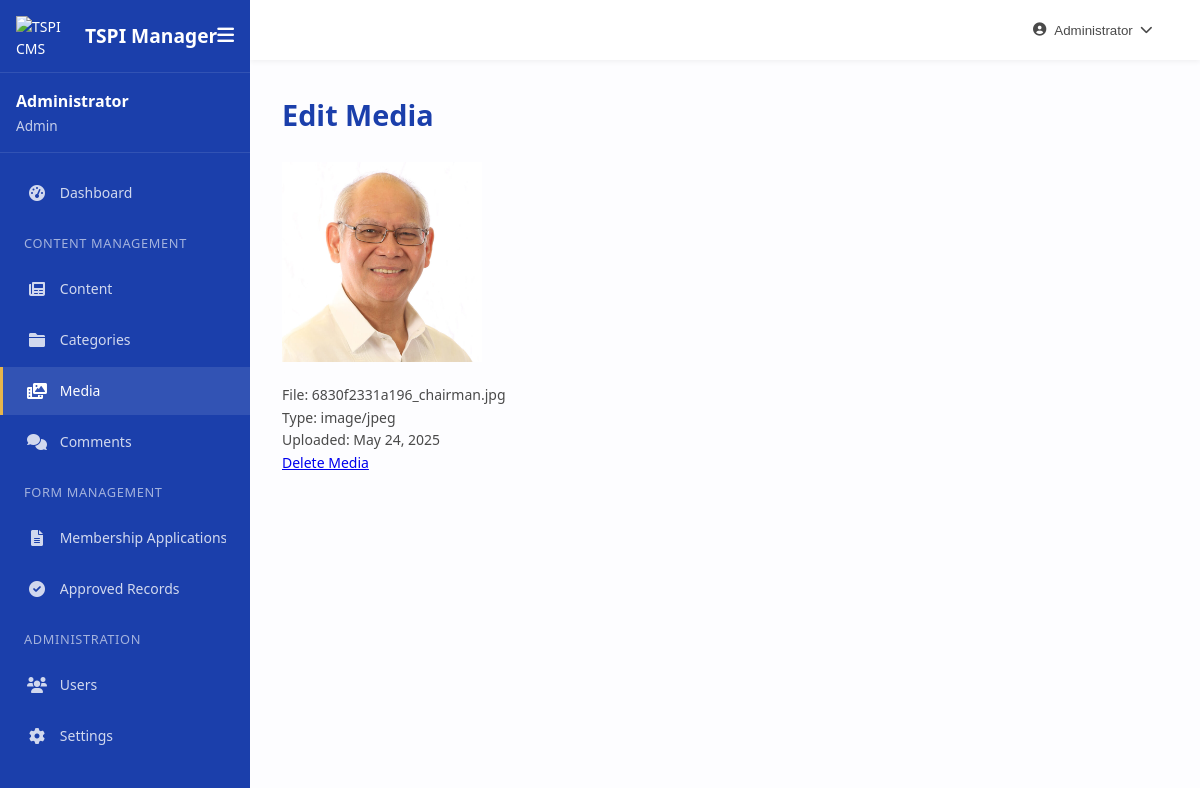
The page /admin/edit-media.php?id=13 (signed in) on the database its author committed.
### tables this page shows
CREATE TABLE `media` (
  `id` int(11) NOT NULL,
  `file_path` varchar(255) NOT NULL,
  `mime_type` varchar(100) NOT NULL,
  `uploaded_by` int(11) NOT NULL,
  `uploaded_at` datetime DEFAULT current_timestamp()
);

### includes/admin_auth.php (called while the page is built, shortened)
<?php
function get_admin_user() {
    global $pdo;
    if (isset($_SESSION['admin_id'])) {
        $stmt = $pdo->prepare("SELECT * FROM administrators WHERE id = ?");
        $stmt->execute([$_SESSION['admin_id']]);
        return $stmt->fetch();
    }
    return null;
}

### includes/config.php (called while the page is built, shortened)
<?php
try {
    $pdo = new PDO(
        "mysql:host=" . DB_HOST . ";port=" . DB_PORT . ";dbname=" . DB_NAME . ";charset=utf8mb4",
        DB_USER,
        DB_PASS,
        [
            PDO::ATTR_ERRMODE => PDO::ERRMODE_EXCEPTION,
            PDO::ATTR_DEFAULT_FETCH_MODE => PDO::FETCH_ASSOC,
            PDO::ATTR_EMULATE_PREPARES => false
        ]
    );
} catch (PDOException $e) {
    die("Database connection failed: " . $e->getMessage());
}
function sanitize($input) {
    return htmlspecialchars($input, ENT_QUOTES, 'UTF-8');
}
require_once __DIR__ . '/admin_auth.php';

### admin/edit-media.php (the view, shortened to what this page needs)
<?php
$body_class = "admin-edit-media-page";
require_once '../includes/config.php';
$id = $_GET['id'] ?? null;
$stmt = $pdo->prepare("SELECT * FROM media WHERE id = ?");
$stmt->execute([$id]);
$media = $stmt->fetch();
?>
<!DOCTYPE html>
<html lang="en">
<head>
    <link rel="stylesheet" href="https://cdnjs.cloudflare.com/ajax/libs/font-awesome/6.0.0/css/all.min.css">
    <link rel="stylesheet" href="../assets/css/admin.css">
</head>
<body class="<?php echo $body_class; ?>">
    <div class="admin-container">
        <?php include 'includes/sidebar.php'; ?>
        <main class="admin-main">
            <?php include 'includes/header.php'; ?>
            <div class="dashboard-container">
                <h1>Edit Media</h1>
                <div class="media-preview">
                    <?php if (strpos($media['mime_type'], 'image/') === 0): ?>
                        <img src="<?php echo SITE_URL . '/' . $media['file_path']; ?>" alt="" style="max-width:200px; margin-bottom:1rem;">
                    <?php endif; ?>
                    <p>File: <?php echo basename($media['file_path']); ?></p>
                    <p>Type: <?php echo $media['mime_type']; ?></p>
                    <p>Uploaded: <?php echo date('M j, Y', strtotime($media['uploaded_at'])); ?></p>
                </div>
                <a href="edit-media.php?id=<?php echo $media['id']; ?>&action=delete" class="btn btn-danger delete-btn" data-confirm="Delete this media?">Delete Media</a>
            </div>
        </main>
    </div>
</body>
</html>

### admin/includes/sidebar.php
<?php
$current_admin = get_admin_user();
$current_page = basename($_SERVER['PHP_SELF']);
$user_role = $current_admin ? $current_admin['role'] : '';
?>
<aside class="admin-sidebar">
    <div class="sidebar-logo">
        <a href="<?php echo in_array($user_role, ['insurance_officer', 'loan_officer']) ? 'applications.php' : 'index.php'; ?>">
            <img src="<?php echo SITE_URL; ?>/src/assets/favicon.png" alt="TSPI CMS Logo">
            <span>TSPI Manager</span>
        </a>
        <button class="sidebar-toggle" id="sidebarToggle">
            <i class="fas fa-bars"></i>
        </button>
    </div>
    <div class="sidebar-user">
        <div class="user-info">
            <span class="user-name"><?php echo $current_admin ? sanitize($current_admin['name']) : 'Guest'; ?></span>
            <span class="user-role"><?php echo $current_admin ? ucfirst(sanitize($current_admin['role'])) : ''; ?></span>
        </div>
    </div>
    <nav class="sidebar-nav">
        <ul>
            <?php if (!in_array($user_role, ['insurance_officer', 'loan_officer'])): ?>
            <li class="<?php echo $current_page === 'index.php' ? 'active' : ''; ?>">
                <a href="index.php"><i class="fas fa-tachometer-alt"></i> <span>Dashboard</span></a>
            </li>
            <?php endif; ?>
            <?php if (in_array($user_role, ['admin', 'moderator', 'secretary'])): ?>
            <li class="nav-header"><span>Content Management</span></li>
            <?php if (in_array($user_role, ['admin', 'moderator', 'secretary'])): ?>
                <li class="<?php echo in_array($current_page, ['content.php', 'add-content.php', 'edit-content.php']) ? 'active' : ''; ?>">
                    <a href="content.php"><i class="fas fa-newspaper"></i> <span>Content</span></a>
                </li>
                <?php if (in_array($user_role, ['admin', 'moderator'])): ?>
                <li class="<?php echo in_array($current_page, ['categories.php', 'add-category.php', 'edit-category.php']) ? 'active' : ''; ?>">
                    <a href="categories.php"><i class="fas fa-folder"></i> <span>Categories</span></a>
                </li>
                <li class="<?php echo in_array($current_page, ['media.php', 'add-media.php', 'edit-media.php']) ? 'active' : ''; ?>">
                    <a href="media.php"><i class="fas fa-photo-video"></i> <span>Media</span></a>
                </li>
                <?php endif; ?>
            <?php endif; ?>
            <?php if (in_array($user_role, ['admin', 'moderator', 'secretary'])): ?>
            <li class="<?php echo in_array($current_page, ['comments.php', 'edit-comment.php']) ? 'active' : ''; ?>">
                <a href="comments.php"><i class="fas fa-comments"></i> <span>Comments</span></a>
            </li>
            <?php endif; ?>
            <?php endif; ?>
            <?php if (in_array($user_role, ['admin', 'moderator', 'insurance_officer', 'loan_officer', 'secretary'])): ?>
                <li class="nav-header"><span>Form Management</span></li>
                <li class="<?php echo ($current_page === 'applications.php') ? 'active' : ''; ?>">
                    <a href="applications.php"><i class="fas fa-file-alt"></i> <span>Membership Applications</span></a>
                </li>
                <li class="<?php echo $current_page === 'approved_records.php' ? 'active' : ''; ?>">
                    <a href="approved_records.php"><i class="fas fa-check-circle"></i> <span>Approved Records</span></a>
                </li>
            <?php endif; ?>
            <?php if ($user_role === 'admin'): ?>
                <li class="nav-header"><span>Administration</span></li>
                <li class="<?php echo in_array($current_page, ['users.php', 'add-user.php', 'edit-user.php']) ? 'active' : ''; ?>">
                    <a href="users.php"><i class="fas fa-users"></i> <span>Users</span></a>
                </li>
                <li class="<?php echo $current_page === 'settings.php' ? 'active' : ''; ?>">
                    <a href="settings.php"><i class="fas fa-cog"></i> <span>Settings</span></a>
                </li>
            <?php endif; ?>
        </ul>
    </nav>
</aside>

### admin/includes/header.php (shortened to what this page needs)
<header class="admin-header">
    <div class="header-right">
        <div class="dropdown">
            <button class="header-user-btn">
                <i class="fas fa-user-circle"></i>
                <span><?php echo $current_admin ? sanitize($current_admin['name']) : 'Guest'; ?></span>
                <i class="fas fa-chevron-down"></i>
            </button>
        </div>
    </div>
</header>

### assets/css/admin.css (style rules this page uses)
:root { --primary-blue: #1B3FAB; --secondary-gold: #e6b54c; --light-blue: #f0f5ff; --lighter-blue: #fdfdff; --dark-navy: #153084; --text-gray: #4a4a4a; --impact-green: #26a69a; --white: #ffffff; --black: #000000; --sidebar-width: 250px; --sidebar-collapsed-width: 70px; --header-height: 60px; --status-draft: #ffc107; --status-published: #28a745; --status-archived: #6c757d; --status-pending: #17a2b8; --status-approved: #28a745; --status-spam: #dc3545; }
* { margin: 0; padding: 0; box-sizing: border-box; }
body { font-family: 'Segoe UI', Tahoma, Geneva, Verdana, sans-serif; line-height: 1.6; color: var(--text-gray); background: var(--lighter-blue); min-height: 100vh; font-size: 14px; }
.admin-container { display: flex; min-height: 100vh; }
.admin-sidebar { width: var(--sidebar-width); background-color: var(--primary-blue); color: var(--white); position: fixed; top: 0; left: 0; height: 100vh; z-index: 1000; transition: width 0.3s, transform 0.3s; overflow-y: auto; }
.sidebar-logo { display: flex; align-items: center; justify-content: space-between; padding: 1rem; border-bottom: 1px solid rgba(255, 255, 255, 0.1); }
.sidebar-logo a { display: flex; align-items: center; text-decoration: none; color: var(--white); transition: opacity 0.3s, visibility 0.3s, width 0.3s, margin-right 0.3s; overflow: hidden; }
.sidebar-logo img { height: 40px; margin-right: 0.8rem; }
.sidebar-logo span { font-weight: 600; font-size: 1.2rem; white-space: nowrap; }
.sidebar-toggle { background: none; border: none; color: var(--white); cursor: pointer; font-size: 1.2rem; }
.sidebar-user { padding: 1rem; border-bottom: 1px solid rgba(255, 255, 255, 0.1); margin-bottom: 1rem; }
.user-info { display: flex; flex-direction: column; }
.user-name { font-weight: 600; font-size: 1rem; white-space: nowrap; overflow: hidden; text-overflow: ellipsis; transition: opacity 0.3s, visibility 0.3s, width 0.3s; }
.user-role { font-size: 0.85rem; color: rgba(255, 255, 255, 0.75); transition: opacity 0.3s, visibility 0.3s, width 0.3s; white-space: nowrap; }
.sidebar-nav ul { list-style: none; padding: 0; margin: 0; }
.nav-header { padding: 0.8rem 1.5rem 0.5rem; color: rgba(255, 255, 255, 0.6); font-size: 0.8rem; text-transform: uppercase; letter-spacing: 0.05em; transition: opacity 0.3s, visibility 0.3s, padding 0.3s, height 0.3s; white-space: nowrap; }
.sidebar-nav li:not(.nav-header) { margin: 0.2rem 0; }
.sidebar-nav a { display: flex; align-items: center; padding: 0.8rem 1.5rem; color: rgba(255, 255, 255, 0.8); text-decoration: none; transition: background-color 0.2s, color 0.2s, padding 0.2s; border-left: 3px solid transparent; white-space: nowrap; overflow: hidden; }
.sidebar-nav a:hover, .sidebar-nav li.active a { background-color: rgba(255, 255, 255, 0.1); color: var(--white); }
.sidebar-nav li.active a { border-left-color: var(--secondary-gold); }
.sidebar-nav a i { margin-right: 0.8rem; width: 20px; text-align: center; font-size: 1rem; transition: margin-right 0.3s; }
.sidebar-nav a span { transition: opacity 0.3s, visibility 0.3s, width 0.3s; display: inline-block; white-space: nowrap; overflow: hidden; }
.admin-main { flex: 1; margin-left: var(--sidebar-width); transition: margin-left 0.3s; }
.admin-header { display: flex; align-items: center; justify-content: space-between; height: var(--header-height); padding: 0 1.5rem; background-color: var(--white); box-shadow: 0 2px 5px rgba(0, 0, 0, 0.05); position: sticky; top: 0; z-index: 900; }
.header-right { display: flex; align-items: center; }
.header-user-btn { display: flex; align-items: center; background: none; border: none; color: var(--text-gray); padding: 0.5rem 1rem; border-radius: 4px; cursor: pointer; transition: background-color 0.2s; }
.header-user-btn i { margin-right: 0.5rem; }
.header-user-btn .fa-chevron-down { font-size: 0.8rem; margin-left: 0.5rem; }
.dropdown { position: relative; display: inline-block; }
.dashboard-container { padding: 2rem; }
.dashboard-container h1 { color: var(--primary-blue); margin-bottom: 1.5rem; font-size: 1.8rem; }
.admin-main .dashboard-container { animation: fadeIn 0.5s ease-out forwards; }

### rows shown on the page
media: file_path (picture), file_path "6830f2331a196_chairman.jpg", mime_type "image/jpeg", uploaded_at "May 24, 2025"

### other values the page prints
$current_admin['name'] "Administrator"
$current_admin['role'] "Admin"
